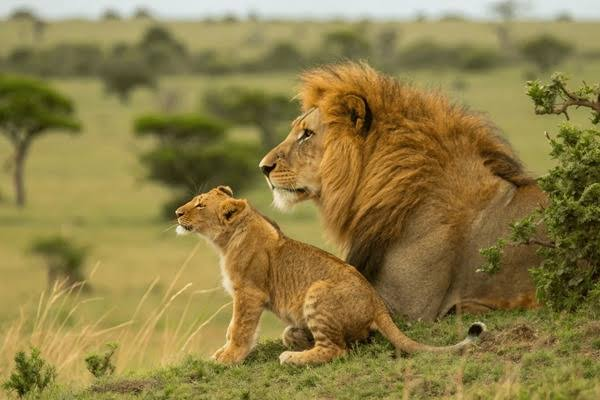
#> input picture Class Work/Matplotlib & Seaborn/images1.jfif, 600 x 400 px
$ python July_Seaborn_10.py
#> lines starting #> are read from the running program, lines starting #| are printed output that depends on the picture
"""
1. pd.get_dummies()
2. image  analysis using numpy
3. EDA : using sample  super store
4. SQL  connectivity  : using import pymysql sqlalchemy

EDA :
step :1 load data set
step :2 basic exploration  : head tail describe info shape columns
step :3 missing value  : isnull()
step :4 duplicates  : df.duplicated().sum() then df =df.drop_duplicates()
step :5 convert date into  pd.to_datetime()  ==> like  order_date, ship_date
step :6 auto EDA  : pip install ydata-profiling

step :7  pip install sweetviz  ===> function  : sv.analyze(df)
"""
# business related case study  :
"""
1.sales ===> mean , avg  , sum  , min  , max
2. top 10 sales : using  nlargest()

3. profit  :
4. customer segement  behaviour  : segement  wise
5. discount vs profit
6. city , region, state  wise  performance : sales , profit
"""

import pandas as pd
import numpy as np
import matplotlib.pyplot as plt
"""
df=pd.DataFrame({
    "id" :[1,2,3,4,5],
    "name":["saloni","dhruvi","vijay","jay","raj"],
    "age":[24,25,27,28,29],
    "gender":["female","female","male","male","male"],
    "salary":[1000,2000,3000,4000,5000],
})
"""
# print(df)

# pd.get_dummies()

"""dummies =pd.get_dummies(df,columns=["gender"],drop_first=True,dtype=int)
print(dummies)
"""

# image analysis using  :
picture =plt.imread("images1.jfif")
#> picture is the input picture: shape (400, 600, 3); mean R, G, B 141.6, 126, 69.7

print(picture)
#> (printed output is left out)
print(picture.shape)
#| (400, 600, 3)

inverted_picture =picture[ : : -1,:,:]
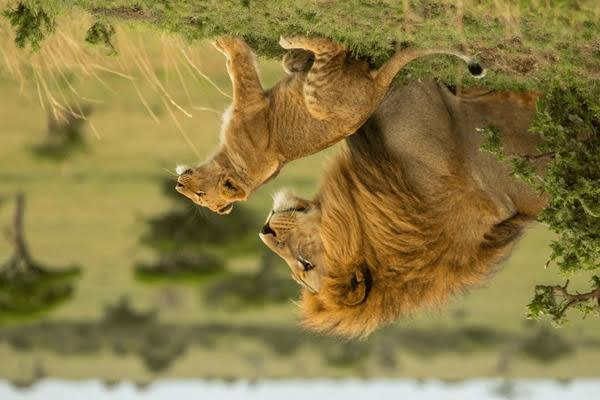
#> inverted_picture: shape (400, 600, 3); mean R, G, B 141.6, 126, 69.7
mirror_image =picture[ :,: :-1,:]
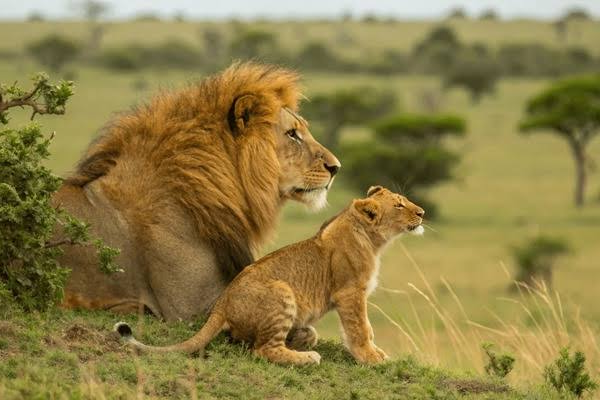
#> mirror_image: shape (400, 600, 3); mean R, G, B 141.6, 126, 69.7
reduce_qulity =picture[ :,:, : :-1]
crop_image=picture[30 :190,150 :550,0:200 ]
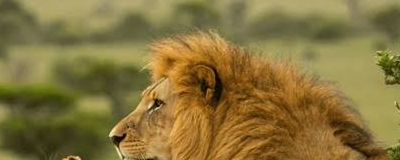
#> crop_image: shape (160, 400, 3); mean R, G, B 134.3, 115.6, 59.9
plt.imshow(crop_image)
plt.show()
